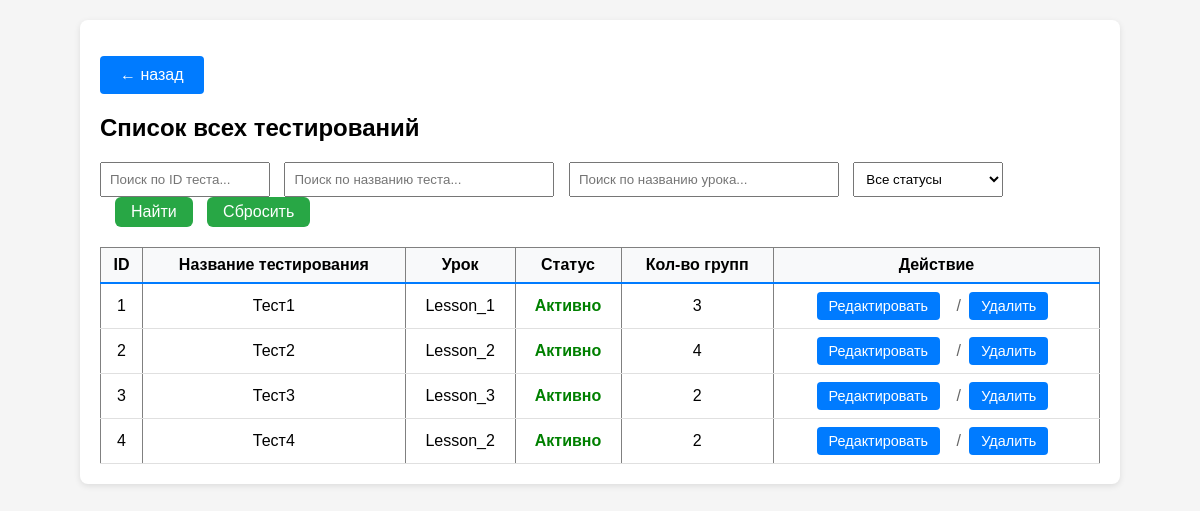
The app's page /dashboard/testing_management/testing_list (signed in), older data.
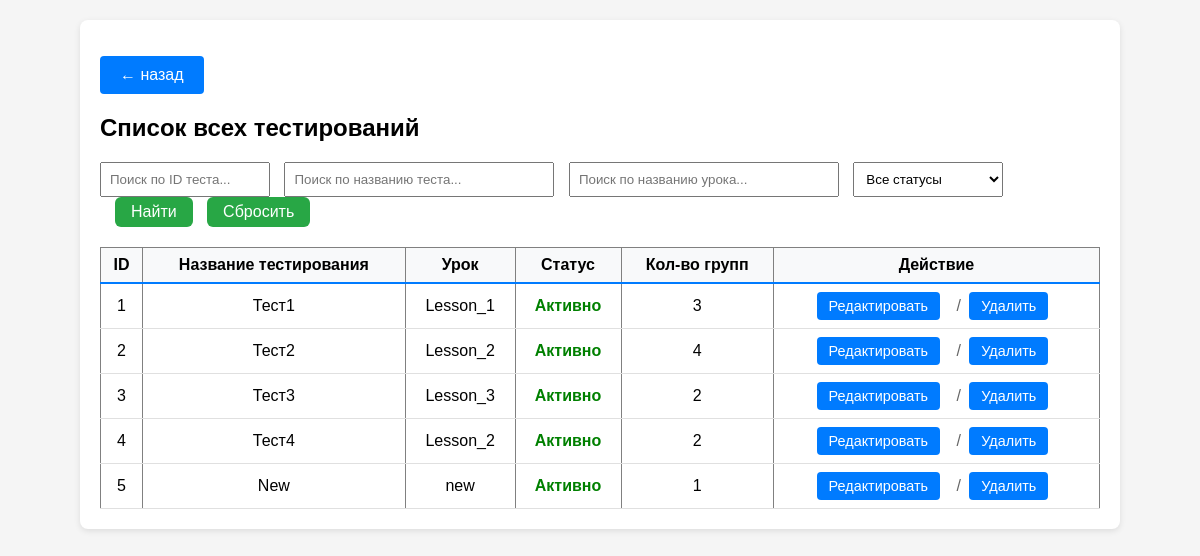
The same page, newer data.
### app.py (models this page shows, shortened)
class Testing(db.Model):
    __tablename__ = 'Testings'
    id = db.Column(db.Integer, primary_key=True)
    name = db.Column(db.String(64), unique=True, nullable=False)
    status = db.Column(db.Boolean, nullable=False)
    lesson_id = db.Column(db.Integer, nullable=False)
    group_id = db.Column(db.JSON, nullable=False)

class Lesson(db.Model):
    __tablename__ = 'Lessons'
    id = db.Column(db.Integer, primary_key=True)
    name = db.Column(db.String(64), unique=True, nullable=False)
    time = db.Column(db.Integer, nullable=False)
    price_correct = db.Column(db.Integer, default=1)
    price_wrong = db.Column(db.Integer, default=-1)
    questions = db.Column(db.JSON, nullable=False)

### app.py (the view)
@app.route('/dashboard/testing_management/testing_list')
def testing_list():
    if not check_privileges():
        return redirect(url_for('ErAuth'))
    testings = Testing.query.order_by(Testing.id).all()
    lessons = Lesson.query.order_by(Lesson.id).all()
    lessons_dict = {lesson.id: lesson for lesson in lessons}
    return render_template(mgn + 'testing_list.html', testings=testings, lessons_dict=lessons_dict)

### app.py (called while the page is built)
@login_manager.user_loader
def load_user(user_id):
    return User.query.get(int(user_id))

def check_privileges():
    curent_user = User.query.filter(
        User.username.ilike(
            session.get('curent_user')
        )
    ).first()
    print("DEBUD: curent user is",curent_user)
    print("DEBUG: curent user privileges -",curent_user.is_admin)
    if not curent_user or not curent_user.is_admin:
        return False
    else:
        return True

    def __repr__(self):
        return f'<User {self.username}>'

    @property
    def is_admin(self):
        return self.privileges

### templates/templateM/testing_list.html (shortened to what this page needs)
{% extends 'base.html' %}
{% block content %}
<p><a href="{{ url_for('testing_management') }}" class="btn">← назад</a></p>
<h2>Список всех тестирований</h2>
<div style="margin: 20px 0;">
  <input type="text" id="searchID" placeholder="Поиск по ID теста..."
         style="padding: 8px; width: 150px;">
  <input type="text" id="searchName" placeholder="Поиск по названию теста..."
         style="padding: 8px; width: 250px; margin-left: 10px;">
  <input type="text" id="searchLesson" placeholder="Поиск по названию урока..."
         style="padding: 8px; width: 250px; margin-left: 10px;">
  <select id="searchStatus" style="padding: 8px; width: 150px; margin-left: 10px;">
    <option value="">Все статусы</option>
  </select>
  <button type="button" onclick="searchTable()" style="padding: 6px 16px; margin-left: 15px;">
    Найти
  </button>
  <button type="button" onclick="clearSearch()" style="padding: 6px 16px; margin-left: 10px;">
    Сбросить
  </button>
</div>
<table border="1" cellpadding="5" id="testingTable">
  <thead>
    <tr>
      <th>ID</th>
      <th>Название тестирования</th>
      <th>Урок</th>
      <th>Статус</th>
      <th>Кол-во групп</th>
      <th>Действие</th>
    </tr>
  </thead>
  <tbody>
    {% for t in testings %}
    <tr class="testing_row">
      <td>{{ t.id }}</td>
      <td>{{ t.name }}</td>
      <td>
        {% set lesson = lessons_dict.get(t.lesson_id) %}
        {% if lesson %}
          {{ lesson.name }}
        {% else %}
          <span style="color: #999;">ID: {{ t.lesson_id }}</span>
        {% endif %}
      </td>
      <td>
        {% if t.status == True %}
          <span style="color: green; font-weight: bold;">Активно</span>
        {% else %}
          <span style="color: orange; font-weight: bold;">Архив</span>
        {% endif %}
      </td>
      <td>
        {% if t.group_id %}
          {% if t.group_id is string %}
            {% set groups = t.group_id|from_json %}
            {{ groups|length }}
          {% elif t.group_id is iterable %}
            {{ t.group_id|length }}
          {% else %}
            0
          {% endif %}
        {% else %}
          0
        {% endif %}
      </td>
      <td>
        <div class="actions">
            <a href="{{ url_for('testing_edit', testing_id=t.id) }}"
               class="btn btn-action">Редактировать</a>
            <span class="action-divider">/</span>
            <form action="{{ url_for('testing_delete', testing_id=t.id) }}"
                  method="post" style="display:inline;">
                <button type="submit"
                        onclick="return confirm('Удалить тестирование?')"
                        class="btn btn-action">Удалить</button>
            </form>
        </div>
      </td>
    </tr>
    {% endfor %}
  </tbody>
</table>
{% endblock %}
{% set show_footer = False %}

Row changes from the older to the newer data that the page shows:
added Testing: id "5", name "New", status "Активно", group_id|length "1"
added Lesson: name "new"
